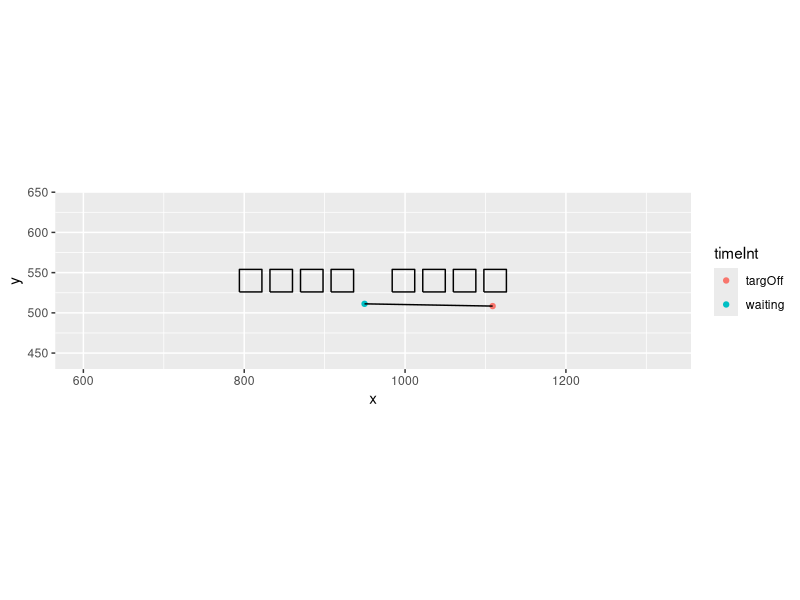

Write R code to recreate this figure.
library(ggplot2)
library(dplyr)


interleave <- function(v1,v2)
{
	ord1 <- 2*(1:length(v1))-1
	ord2 <- 2*(1:length(v2))
	c(v1,v2)[order(c(ord1,ord2))]
}

boxes = data.frame(x=c(
	1920/2 - 38 * c(1,2,3,4),
	1920/2 + 38 * c(1,2,3,4)),
	 y= 1080/2)

sqSize = 28

dat = read.csv("fixations.csv")
timedat = read.csv("eventTimes.csv")


# for (tr in unique(dat$trial))

{

tr=1


tdat = filter(dat, trial==tr)
ttime = filter(timedat, trial==tr)


pts = data.frame(x=rep(tdat$x, 1, each=2), y=interleave(tdat$on, tdat$off))

plt = ggplot(tdat, aes(x=x, y=y)) + geom_point(aes(colour=timeInt)) + geom_path()
plt = plt + scale_x_continuous(limits=c(1+600,1920-600)) + scale_y_continuous(limits=c(1080/2-100,1080/2+100))
plt = plt + coord_fixed()
for (b in 1:nrow(boxes))
{
box = data.frame(
	x = c(boxes$x[b]-sqSize/2, boxes$x[b]-sqSize/2, boxes$x[b]+sqSize/2, boxes$x[b]+sqSize/2, boxes$x[b]-sqSize/2),
	y = c(boxes$y[b]-sqSize/2, boxes$y[b]+sqSize/2, boxes$y[b]+sqSize/2, boxes$y[b]-sqSize/2, boxes$y[b]-sqSize/2))
	plt = plt + geom_path(data=box, aes(x=x, y=y))
}

ggsave(paste('scnpth', tr, '.png', sep=""))
 }


plt2 = ggplot(pts, aes(x=x, y=y)) + geom_path()
plt2 = plt2 + geom_hline(yintercept = c())